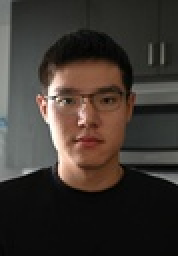
#> input picture Proj2/media/DSC_2237-2-2-2.jpg, 89 x 128 px, shrunk from 732 x 1056 before the run, given in place of DSC_0656.jpg, which was not available (shown 2 times larger)
$ python blend.py
#> lines starting #> are read from the running program, lines starting #| are printed output that depends on the picture; pictures that were not available may be replaced by others from this repository, and a replacement may not be noted
#> in demonstrate_custom_blend, camera_img is the input picture: shape (128, 89, 3); mean R, G, B 61.3, 54.1, 48.6
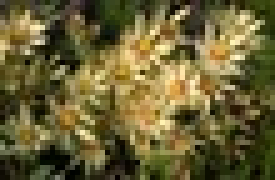
#> input picture Proj2/media/DSF0487.jpg, 55 x 36 px, shrunk from 450 x 300 before the run, given in place of DSC_0993.jpeg, which was not available (shown 5 times larger)
#> in demonstrate_custom_blend, viewfinder_img is the input picture: shape (36, 55, 3); mean R, G, B 106.1, 96.9, 52.7
import numpy as np
import matplotlib.pyplot as plt
from scipy.ndimage import gaussian_filter

def create_gaussian_stack(image, num_levels=6, sigma_base=1.0):
    gaussian_stack = []

    gaussian_stack.append(image.copy())

    for level in range(1, num_levels):
        sigma = sigma_base * (2 ** level)

        if len(image.shape) == 3:
            blurred = np.zeros_like(image)
            for channel in range(3):
                blurred[:, :, channel] = gaussian_filter(image[:, :, channel], sigma=sigma)
        else:
            blurred = gaussian_filter(image, sigma=sigma)

        gaussian_stack.append(blurred)

    return gaussian_stack

def create_laplacian_stack(gaussian_stack):
    laplacian_stack = []
    num_levels = len(gaussian_stack)

    # Band-pass levels: L_i = G_i - G_{i+1}
    for i in range(num_levels - 1):
        laplacian = gaussian_stack[i] - gaussian_stack[i + 1]
        laplacian_stack.append(laplacian)

    laplacian_stack.append(gaussian_stack[-1])

    return laplacian_stack

def reconstruct_from_laplacian(laplacian_stack):
    reconstructed = np.zeros_like(laplacian_stack[0])

    for level in laplacian_stack:
        reconstructed += level

    return reconstructed

# [126 lines left out: functions visualize_stacks, create_oraple, demonstrate_oraple_process, not called in this run]

def load_and_process_mask(mask_path):
    mask = plt.imread(mask_path)
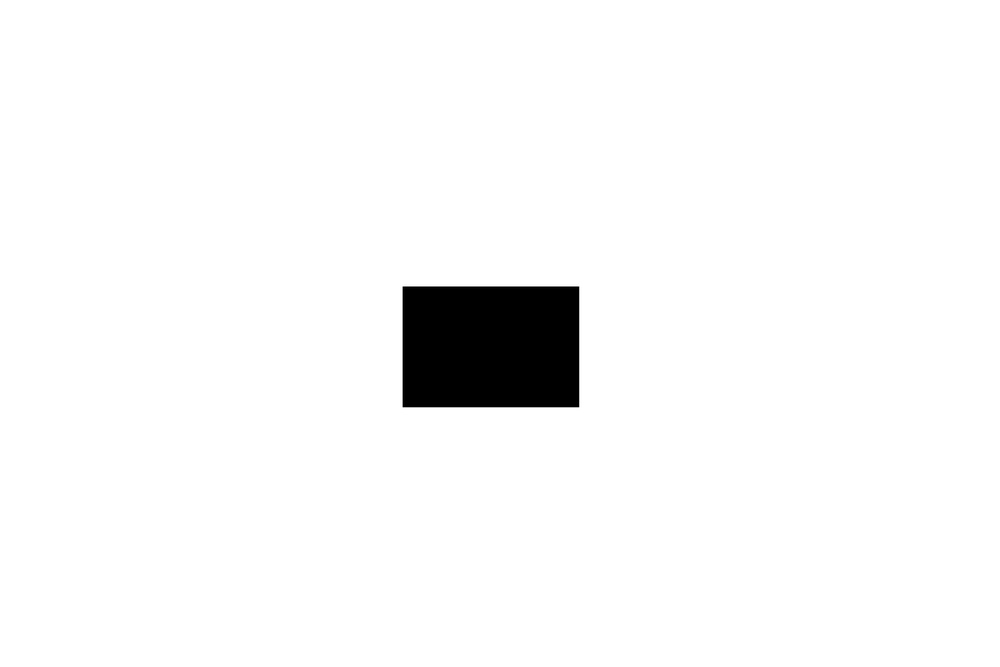
#> input picture Proj2/media/mask.jpg, 1000 x 667 px, shrunk from 8256 x 5504 before the run, found by its file name
#> mask is the input picture: shape (667, 1000, 3); min 0, max 255, mean 246.8
    if len(mask.shape) == 3:
        mask = np.mean(mask, axis=2)
#> mask: shape (667, 1000) float64
    if mask.max() > 1:
        mask = mask / 255.0

    return mask

def create_custom_blend(image1, image2, mask_path, num_levels=6):

    mask = load_and_process_mask(mask_path)
    h = min(image1.shape[0], image2.shape[0], mask.shape[0])
#> h = 36
    w = min(image1.shape[1], image2.shape[1], mask.shape[1])
#> w = 55

    img1 = image1[:h, :w]  # Background
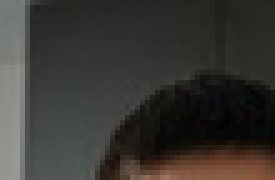
#> img1: shape (36, 55, 3) float64 (shown 5 times larger); mean R, G, B 0.222, 0.214, 0.197
    img2 = image2[:h, :w]  # Foreground
    mask = mask[:h, :w]
#> mask: shape (36, 55) float64; every value is 1

    # Create Gaussian stacks
    img1_gaussian = create_gaussian_stack(img1, num_levels)
#> after the loop in create_gaussian_stack, `for level in range(1, num_levels):`:
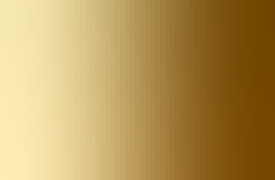
#> blurred: shape (36, 55, 3) float64 (shown 5 times larger); mean R, G, B 0.222, 0.214, 0.197; drawn with min black and max white
#> after the loop in create_gaussian_stack, `for level in range(1, num_levels):`: gaussian_stack = 6 items
#> img1_gaussian = 6 items
    img2_gaussian = create_gaussian_stack(img2, num_levels)
#> call 2 of create_gaussian_stack, with num_levels = 6, sigma_base = 1
#> after the loop in create_gaussian_stack (call 2), `for level in range(1, num_levels):`:
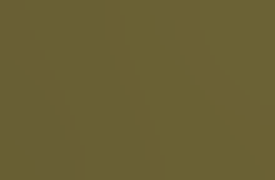
#> blurred: shape (36, 55, 3) float64 (shown 5 times larger); mean R, G, B 0.416, 0.38, 0.207
#> img2_gaussian = 6 items
    mask_gaussian = create_gaussian_stack(mask, num_levels)
#> after the loop in create_gaussian_stack (call 3), `for level in range(1, num_levels):`: blurred: shape (36, 55) float64; every value is 1
#> mask_gaussian = 6 items

    # Create Laplacian stacks
    img1_laplacian = create_laplacian_stack(img1_gaussian)
#> in create_laplacian_stack, `num_levels = len(gaussian_stack)`: num_levels = 6
#> after the loop in create_laplacian_stack, `for i in range(num_levels - 1):`: laplacian_stack = 5 items
#> img1_laplacian = 6 items
    img2_laplacian = create_laplacian_stack(img2_gaussian)
#> the loop in create_laplacian_stack (call 2), `for i in range(num_levels - 1):` made 5 passes
#> pass 3, in create_laplacian_stack (call 2), `laplacian = gaussian_stack[i] - gaussian_stack[i + 1]`:
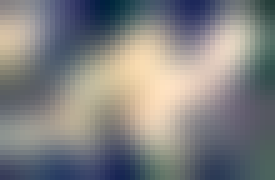
#> laplacian: shape (36, 55, 3) float64 (shown 5 times larger); mean of channels 0, 1, 2 1.3e-16, 1.16e-16, 6.99e-17; drawn with min black and max white
#> img2_laplacian = 6 items

    blended_laplacian = []
    for level in range(num_levels):
        mask_level = mask_gaussian[level]

        if len(img1.shape) == 3:
            blended_level = np.zeros_like(img1_laplacian[level])
            for c in range(3):
                blended_level[:, :, c] = (
                    (1 - mask_level) * img2_laplacian[level][:, :, c] +
                    mask_level * img1_laplacian[level][:, :, c]
                )
        else:
            blended_level = (
                (1 - mask_level) * img2_laplacian[level] +
                mask_level * img1_laplacian[level]
            )

        blended_laplacian.append(blended_level)
#> after the loop, blended_laplacian = 6 items

    blended = reconstruct_from_laplacian(blended_laplacian)
#> the loop in reconstruct_from_laplacian, `for level in laplacian_stack:` made 6 passes
#> after the loop in reconstruct_from_laplacian, `for level in laplacian_stack:`:
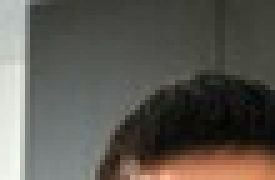
#> reconstructed: shape (36, 55, 3) float64 (shown 5 times larger); mean of channels 0, 1, 2 0.222, 0.214, 0.197; drawn with min black and max white

    return blended

def demonstrate_custom_blend():
    try:
        camera_img = plt.imread('/Users/junwei/Fall2025/CS180/iswagnacio.github.io/Proj2/media/DSC_0656.jpg')
        viewfinder_img = plt.imread('/Users/junwei/Fall2025/CS180/iswagnacio.github.io/Proj2/DSC_0993.jpeg')
        mask_path = '/Users/junwei/Fall2025/CS180/iswagnacio.github.io/Proj2/media/mask.jpg'

        if camera_img.max() > 1:
            camera_img = camera_img / 255.0
        if viewfinder_img.max() > 1:
            viewfinder_img = viewfinder_img / 255.0

#> (the run stopped early here; a loop or call above may not have finished)
